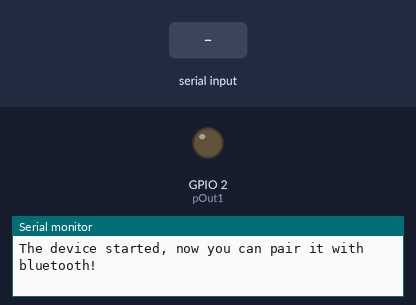
A sketch run on a simulated ESP32. Shown: output pins drawn as LEDs (lit = HIGH), the last lines printed to the serial monitor. Inputs (shaded band) come from the test bench. Nothing arrives over Bluetooth unless stated.

Above: at 1.2 s.
1.3 s: "1\n" received over the second serial link
At 2.0 s:
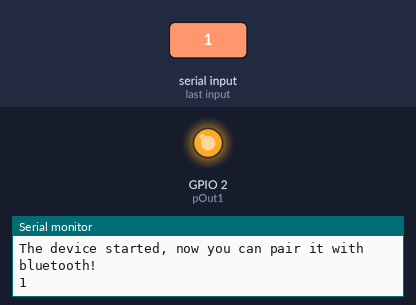
2.8 s: "2\n" received over the second serial link
At 3.1 s:
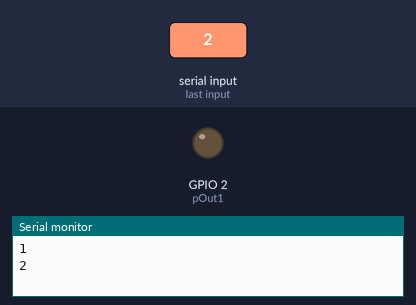
Timing chart, 0 to 5.8 s (numbered marks = the images above; inputs shaded):
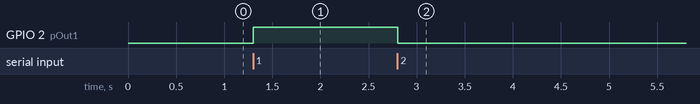

Measured:
- after the input at 1.3 s, GPIO 2 (pOut1): LOW → HIGH at once
- after the input at 2.8 s, GPIO 2 (pOut1): HIGH → LOW at once

The sketch:

bt2legacyv2.ino
```cpp
#define pOut1 LED_BUILTIN
#define NYALA HIGH

#include "BluetoothSerial.h"
#if !defined(CONFIG_BT_ENABLED) || !defined(CONFIG_BLUEDROID_ENABLED)
#error Bluetooth is not enabled! Please run `make menuconfig` to and enable it
#endif
BluetoothSerial SerialBT;

void setup() {
  Serial.begin(115200);
  SerialBT.begin("ESP32test"); //Bluetooth device name
  Serial.println("The device started, now you can pair it with bluetooth!");

  pinMode(pOut1, OUTPUT);
  digitalWrite(pOut1, !NYALA);
}

String inputString = "";
int dataInt;
bool stringComplete = false;


void loop() {
  serialComplete(); //Aktifasi Relay
  serialCek();      //Cek data Bluetooth
}

void serialComplete() {
  if (stringComplete) {
    dataInt = inputString.toInt();
    inputString = "";
    stringComplete = false;


    //RELAY
    Serial.println(dataInt);
    if (dataInt == 1)
      digitalWrite(pOut1, NYALA);
    else if(dataInt==2)
      digitalWrite(pOut1, !NYALA);


  }
}
void serialCek() {
  while (SerialBT.available()) {
    char inChar = SerialBT.read();
    if (inChar == '\n')
      stringComplete = true;
    else
      inputString += inChar;
  }
}
```
